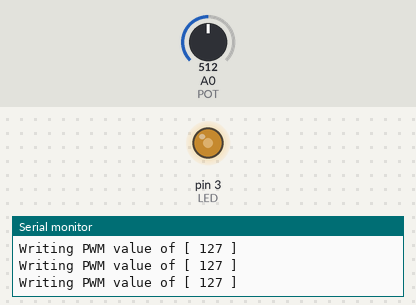
Recording of a sketch running on a simulated Arduino Uno, built with avr-gcc and run on an emulated ATmega328P. Shown: output pins drawn as LEDs (lit = HIGH), the last lines printed to the serial monitor. Inputs (shaded band) come from the test bench; at power-on: A0 (POT) = 512.

Above: at 1.2 s.
1.3 s: A0 (POT) set to 415
At 1.9 s:
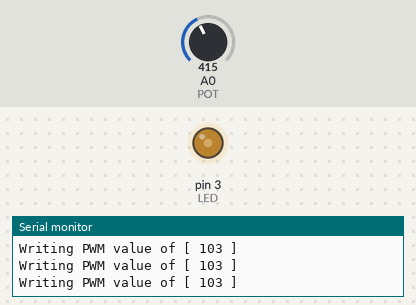
2.8 s: A0 (POT) set to 393
At 4.1 s:
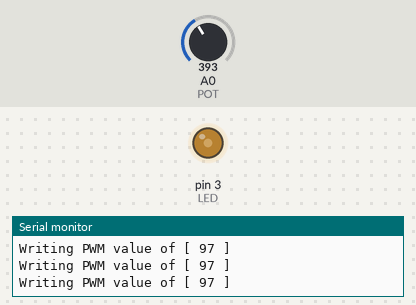
5.8 s: A0 (POT) set to 716
At 7.0 s:
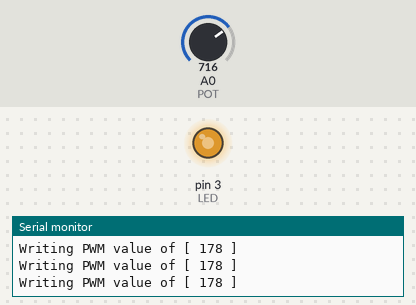
7.3 s: A0 (POT) set to 122
At 8.0 s:
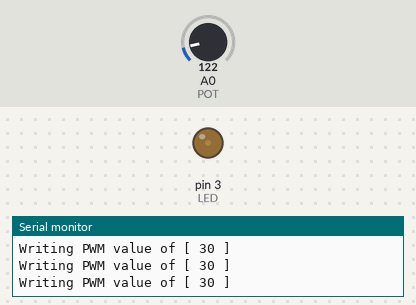
8.8 s: A0 (POT) set to 44
At 9.5 s:
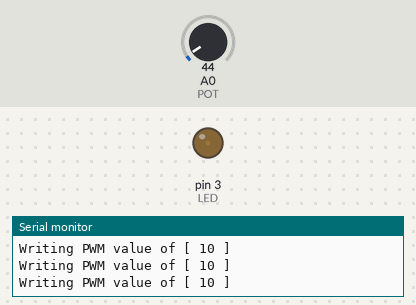
11.8 s: A0 (POT) set to 38
At 12.4 s:
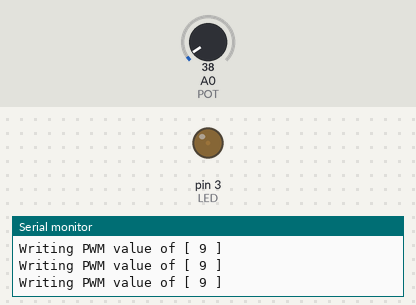
Timing chart, 0 to 14.8 s (numbered marks = the images above; inputs shaded):
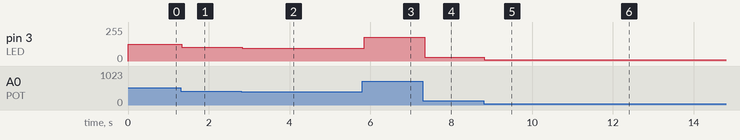

The sketch:

Lab1_Pot.ino
```cpp
const int POT = A0;
const int LED = 3;

void setup() {
  // put your setup code here, to run once:
  pinMode(POT, INPUT);
  pinMode(LED, OUTPUT);
  Serial.begin(9600);
  Serial.println("Starting to read the pot");
}

void loop() {
  // Read the pot
  int pot_value = analogRead(POT);
  // Convert the pot readings to PWM
  pot_value = map(pot_value, 0, 1023, 0, 255);
  pot_value = constrain(pot_value, 0, 255);

  // Debug print statements
  Serial.print("Writing PWM value of [ ");
  Serial.print(pot_value);
  Serial.println(" ]");

  // Write to LED
  analogWrite(LED, pot_value);
  delay(10);
}
```

Measured:
- after the input at 1.3 s, pin 3 (LED): 127/255 → 103/255 at once
- after the input at 2.8 s, pin 3 (LED): 103/255 → 97/255 at once
- after the input at 5.8 s, pin 3 (LED): 97/255 → 178/255 after 0.05 s
- after the input at 7.3 s, pin 3 (LED): 178/255 → 30/255 at once
- after the input at 8.8 s, pin 3 (LED): 30/255 → 10/255 at once
- after the input at 11.8 s, pin 3 (LED): 10/255 → 9/255 at once
